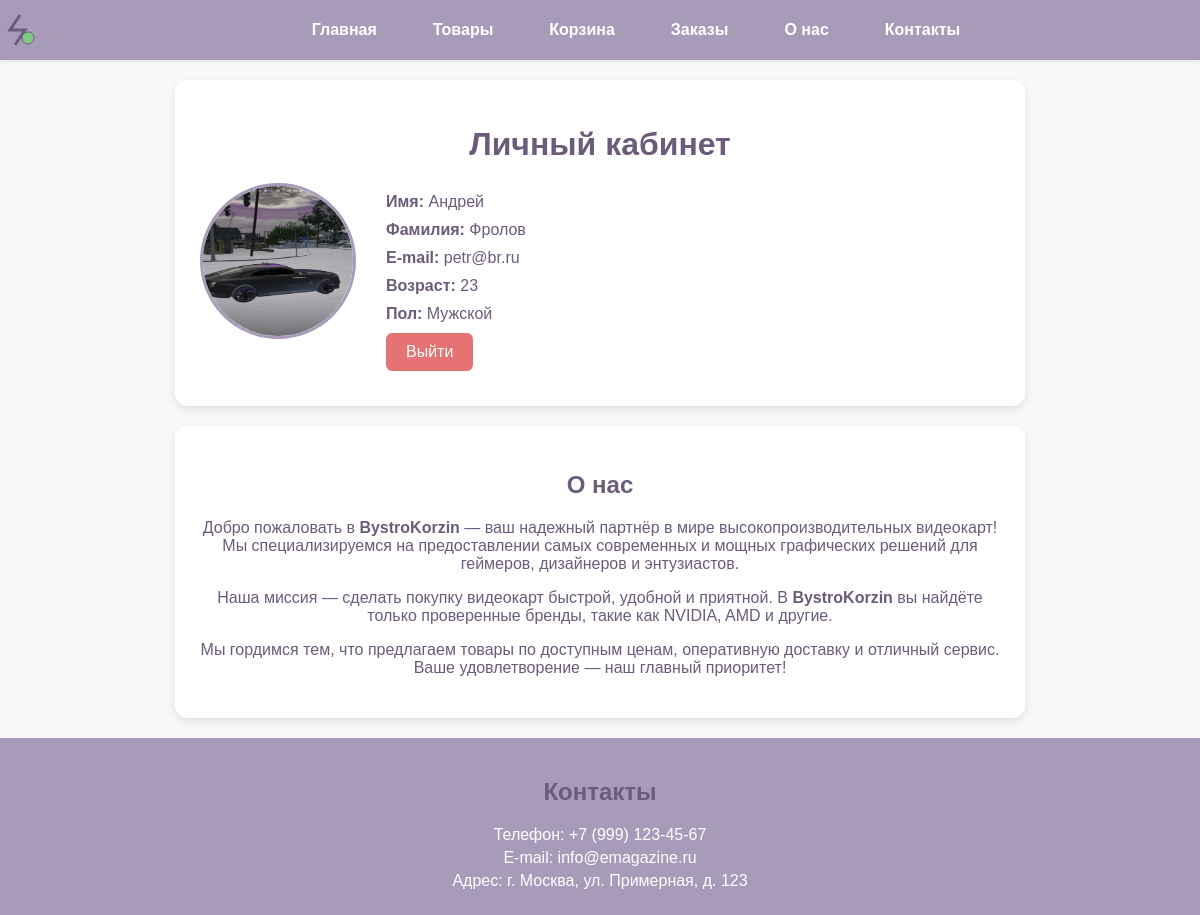
The page /pages/account.php (signed in) on the database its author committed.
### tables this page shows
CREATE TABLE `users` (
  `id` int(11) NOT NULL,
  `email` varchar(255) NOT NULL,
  `password` varchar(255) NOT NULL,
  `name` varchar(100) NOT NULL,
  `surname` varchar(100) NOT NULL,
  `sex` tinyint(1) NOT NULL,
  `age` int(11) NOT NULL,
  `picture` varchar(255) NOT NULL,
  `roles` int(11) NOT NULL
);

### pages/account.php (the view, shortened to what this page needs)
<?php
$host = 'MySQL-5.5';
$db_name = 'emagazine';
$user = 'root';
$password = '';
try {
    $connection = new PDO(
        "mysql:host=$host;dbname=$db_name;charset=utf8mb4",
        $user,
        $password,
        [PDO::ATTR_ERRMODE => PDO::ERRMODE_EXCEPTION]
    );
    $stmt = $connection->prepare("SELECT * FROM users WHERE id = ?");
    $stmt->execute([$_SESSION['user_id']]);
    $userData = $stmt->fetch(PDO::FETCH_ASSOC);
    $genderText = ($userData['sex'] == 1) ? 'Мужской' : 'Женский';
} catch (PDOException $e) {
    die("Ошибка базы данных: " . $e->getMessage());
} catch (Exception $e) {
    die($e->getMessage());
}
?>
<!DOCTYPE html>
<html lang="ru">
<head>
    <link rel="stylesheet" href="../css/styleacc.css">
</head>
<body>
    <header>
    <div class="header-container">
    <div class="logo-nav-wrapper">
                <div class="logo">
                    <svg width="40" height="40" viewBox="0 0 40 40" fill="none">
                        <path d="M20 5L10 20H25L15 35" stroke="#6C5B7B" stroke-width="3"/>
                        <circle cx="28" cy="28" r="6" fill="#81C784" stroke="#6C5B7B"/>
                    </svg>
                </div>
        <nav>
            <ul class="nav-menu">
                <li><a href="index.php">Главная</a></li>
                <li><a href="products.php">Товары</a></li>
                <li><a href="../pages/set_of_products.php">Корзина</a></li>
                <li><a href="zakaz.php">Заказы</a></li>
                <li><a href="#about">О нас</a></li>
                <li><a href="#contacts">Контакты</a></li>
            </ul>
        </nav>
        </div>
        </div>
    </header>
    <div class="profile-container">
        <h1>Личный кабинет</h1>
        <div class="profile-content">
            <div class="profile-avatar">
            <?php
            $uploadDir = '../scripts/uploads/';
            $imagePath = !empty($userData['picture']) ? $uploadDir . basename($userData['picture']) : '../images/default-avatar.jpg';
            ?>
            <img src="<?= htmlspecialchars($imagePath) ?>"
                onerror="this.src='../images/default-avatar.jpg'"
                alt="Аватарка профиля">
            </div>
            <div class="profile-info">
                <p><strong>Имя:</strong> <span id="profile-first-name"><?= htmlspecialchars($userData['name']) ?></span></p>
                <p><strong>Фамилия:</strong> <span id="profile-last-name"><?= htmlspecialchars($userData['surname']) ?></span></p>
                <p><strong>E-mail:</strong> <span id="profile-email"><?= htmlspecialchars($userData['email']) ?></span></p>
                <p><strong>Возраст:</strong> <span id="profile-age"><?= htmlspecialchars($userData['age']) ?></span></p>
                <p><strong>Пол:</strong> <span id="profile-gender"><?= $genderText ?></span></p>
                <p>
                    <button id="logout-button" onclick="location.href='../scripts/logout.php'">Выйти</button>
                </p>
            </div>
        </div>
    </div>
        <section id="about" class="about-container">
        <h2>О нас</h2>
            <div class="about-content">
                <p>
                    Добро пожаловать в <strong>BystroKorzin</strong> — ваш надежный партнёр в мире высокопроизводительных видеокарт!
                    Мы специализируемся на предоставлении самых современных и мощных графических решений для геймеров, дизайнеров и энтузиастов.
                </p>
                <p>
                    Наша миссия — сделать покупку видеокарт быстрой, удобной и приятной.
                    В <strong>BystroKorzin</strong> вы найдёте только проверенные бренды, такие как NVIDIA, AMD и другие.
                <p>
                    Мы гордимся тем, что предлагаем товары по доступным ценам, оперативную доставку и отличный сервис.
                    Ваше удовлетворение — наш главный приоритет!
                </p>
            </div>
        </section>
        <footer id="contacts" class="footer-container">
                <h2>Контакты</h2>
                <div class="footer-content">
                    <p>Телефон: +7 (999) 123-45-67</p>
                    <p>E-mail: info@emagazine.ru</p>
                    <p>Адрес: г. Москва, ул. Примерная, д. 123</p>
                </div>
            </footer>
</body>
</html>

### css/styleacc.css (style rules this page uses)
body { font-family: Arial, sans-serif; background-color: #f9f9f9; margin: 0; padding: 0; display: flex; flex-direction: column; align-items: center; min-height: 100vh; }
header { width: 100%; background-color: #a89bb9; padding: 10px 0; box-shadow: 0 2px 4px rgba(0, 0, 0, 0.1); }
.logo-nav-wrapper { display: flex; align-items: center; gap: 2rem; }
.logo { display: flex; align-items: center; gap: 10px; font-family: 'Poppins', sans-serif; font-weight: 700; font-size: 22px; color: white; flex-shrink: 0; }
.logo svg { flex-shrink: 0; }
nav { max-width: 1200px; margin: 0 auto; padding: 0 20px; }
.nav-menu { display: flex; justify-content: center; list-style: none; padding: 0; margin: 0; gap: 1.5rem; flex-wrap: wrap; }
.nav-menu a { color: white; text-decoration: none; font-weight: 600; padding: 0.5rem 1rem; border-radius: 4px; transition: background 0.3s; }
.nav-menu li { margin: 5px 0; }
.profile-container { background-color: #ffffff; padding: 25px; border-radius: 12px; box-shadow: 0 4px 10px rgba(0, 0, 0, 0.1); width: 100%; max-width: 800px; margin-top: 20px; }
h1, h2 { text-align: center; margin-bottom: 20px; color: #6c5b7b; }
.profile-content { display: flex; align-items: flex-start; gap: 30px; }
.profile-avatar img { width: 150px; height: 150px; border-radius: 50%; object-fit: cover; border: 3px solid #a89bb9; }
.profile-info { flex: 1; }
.profile-info p { font-size: 16px; color: #6c5b7b; margin: 10px 0; }
.profile-info strong { color: #6c5b7b; }
#logout-button { padding: 10px 20px; background-color: #e57373; color: #ffffff; border: none; border-radius: 6px; cursor: pointer; font-size: 16px; transition: background-color 0.3s ease; }
.about-container { background-color: #ffffff; padding: 25px; border-radius: 12px; box-shadow: 0 4px 10px rgba(0, 0, 0, 0.1); width: 100%; max-width: 800px; margin: 20px 0; }
.about-content p { font-size: 16px; color: #6c5b7b; text-align: center; }
.footer-container { width: 100%; background-color: #a89bb9; padding: 20px 0; text-align: center; margin-top: auto; }
.footer-content p { font-size: 16px; color: #ffffff; margin: 5px 0; }

### rows shown on the page
users: picture (picture), name "Андрей", surname "Фролов", email "petr@br.ru", age "23", sex "Мужской"
